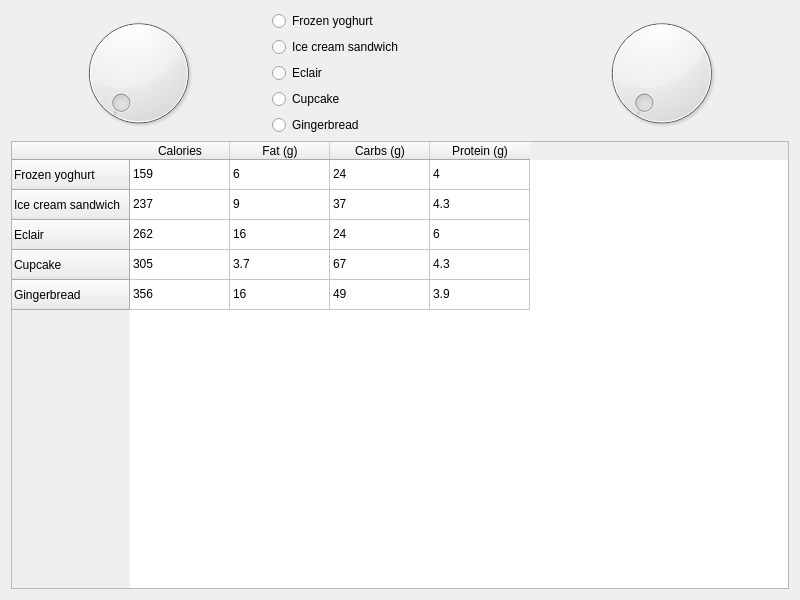
<?xml version="1.0" encoding="UTF-8"?>
<ui version="4.0">
 <class>Widget</class>
 <widget class="QWidget" name="Widget">
  <property name="geometry">
   <rect>
    <x>0</x>
    <y>0</y>
    <width>800</width>
    <height>600</height>
   </rect>
  </property>
  <property name="windowTitle">
   <string>Widget</string>
  </property>
  <layout class="QVBoxLayout" name="verticalLayout_2">
   <item>
    <layout class="QHBoxLayout" name="horizontalLayout_2">
     <item>
      <widget class="QDial" name="Servings"/>
     </item>
     <item>
      <layout class="QVBoxLayout" name="verticalLayout">
       <item>
        <widget class="QRadioButton" name="radioButton_2">
         <property name="text">
          <string>Frozen yoghurt</string>
         </property>
         <attribute name="buttonGroup">
          <string notr="true">Desserts</string>
         </attribute>
        </widget>
       </item>
       <item>
        <widget class="QRadioButton" name="radioButton">
         <property name="text">
          <string>Ice cream sandwich</string>
         </property>
         <attribute name="buttonGroup">
          <string notr="true">Desserts</string>
         </attribute>
        </widget>
       </item>
       <item>
        <widget class="QRadioButton" name="radioButton_4">
         <property name="text">
          <string>Eclair</string>
         </property>
         <attribute name="buttonGroup">
          <string notr="true">Desserts</string>
         </attribute>
        </widget>
       </item>
       <item>
        <widget class="QRadioButton" name="radioButton_3">
         <property name="text">
          <string>Cupcake</string>
         </property>
         <attribute name="buttonGroup">
          <string notr="true">Desserts</string>
         </attribute>
        </widget>
       </item>
       <item>
        <widget class="QRadioButton" name="radioButton_5">
         <property name="text">
          <string>Gingerbread</string>
         </property>
         <attribute name="buttonGroup">
          <string notr="true">Desserts</string>
         </attribute>
        </widget>
       </item>
      </layout>
     </item>
     <item>
      <widget class="QDial" name="dial"/>
     </item>
    </layout>
   </item>
   <item>
    <layout class="QVBoxLayout" name="verticalLayout_3">
     <item>
      <widget class="QTableWidget" name="tableWidget">
       <row>
        <property name="text">
         <string>Frozen yoghurt</string>
        </property>
       </row>
       <row>
        <property name="text">
         <string>Ice cream sandwich</string>
        </property>
       </row>
       <row>
        <property name="text">
         <string>Eclair</string>
        </property>
       </row>
       <row>
        <property name="text">
         <string>Cupcake</string>
        </property>
       </row>
       <row>
        <property name="text">
         <string>Gingerbread</string>
        </property>
       </row>
       <column>
        <property name="text">
         <string>Calories</string>
        </property>
       </column>
       <column>
        <property name="text">
         <string>Fat (g)</string>
        </property>
       </column>
       <column>
        <property name="text">
         <string>Carbs (g)</string>
        </property>
       </column>
       <column>
        <property name="text">
         <string>Protein (g)</string>
        </property>
       </column>
       <item row="0" column="0">
        <property name="text">
         <string>159</string>
        </property>
       </item>
       <item row="0" column="1">
        <property name="text">
         <string>6</string>
        </property>
       </item>
       <item row="0" column="2">
        <property name="text">
         <string>24</string>
        </property>
       </item>
       <item row="0" column="3">
        <property name="text">
         <string>4</string>
        </property>
       </item>
       <item row="1" column="0">
        <property name="text">
         <string>237</string>
        </property>
       </item>
       <item row="1" column="1">
        <property name="text">
         <string>9</string>
        </property>
       </item>
       <item row="1" column="2">
        <property name="text">
         <string>37</string>
        </property>
       </item>
       <item row="1" column="3">
        <property name="text">
         <string>4.3</string>
        </property>
       </item>
       <item row="2" column="0">
        <property name="text">
         <string>262</string>
        </property>
       </item>
       <item row="2" column="1">
        <property name="text">
         <string>16</string>
        </property>
       </item>
       <item row="2" column="2">
        <property name="text">
         <string>24</string>
        </property>
       </item>
       <item row="2" column="3">
        <property name="text">
         <string>6</string>
        </property>
       </item>
       <item row="3" column="0">
        <property name="text">
         <string>305</string>
        </property>
       </item>
       <item row="3" column="1">
        <property name="text">
         <string>3.7</string>
        </property>
       </item>
       <item row="3" column="2">
        <property name="text">
         <string>67</string>
        </property>
       </item>
       <item row="3" column="3">
        <property name="text">
         <string>4.3</string>
        </property>
       </item>
       <item row="4" column="0">
        <property name="text">
         <string>356</string>
        </property>
       </item>
       <item row="4" column="1">
        <property name="text">
         <string>16</string>
        </property>
       </item>
       <item row="4" column="2">
        <property name="text">
         <string>49</string>
        </property>
       </item>
       <item row="4" column="3">
        <property name="text">
         <string>3.9</string>
        </property>
       </item>
      </widget>
     </item>
    </layout>
   </item>
  </layout>
 </widget>
 <resources/>
 <connections/>
 <buttongroups>
  <buttongroup name="Desserts"/>
  <buttongroup name="potato"/>
 </buttongroups>
</ui>
